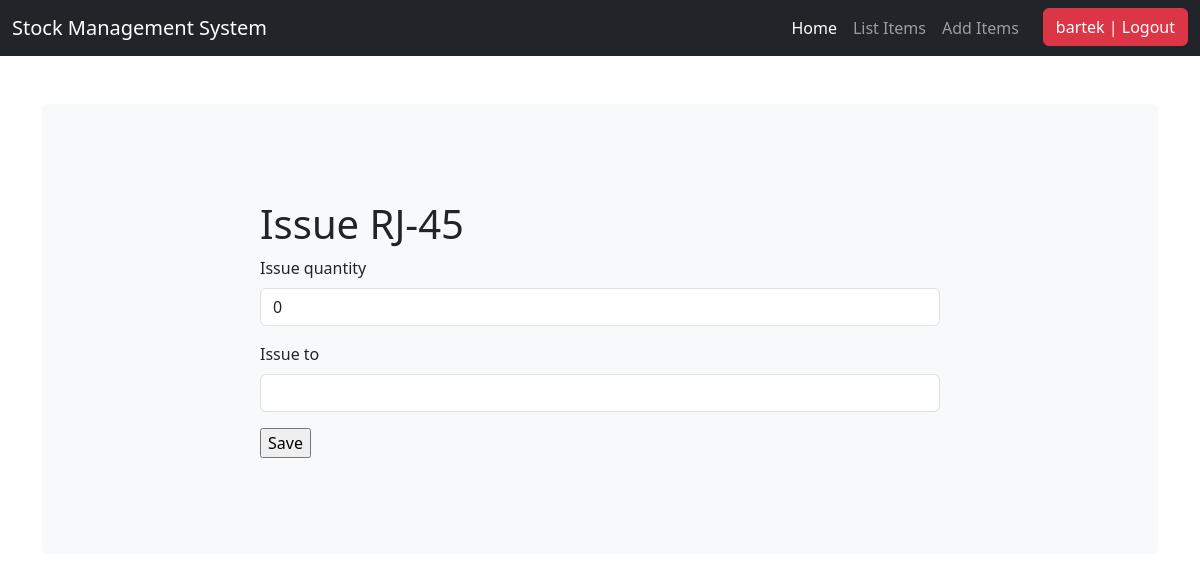
The app's page /issue_items/8/ (signed in), older data.
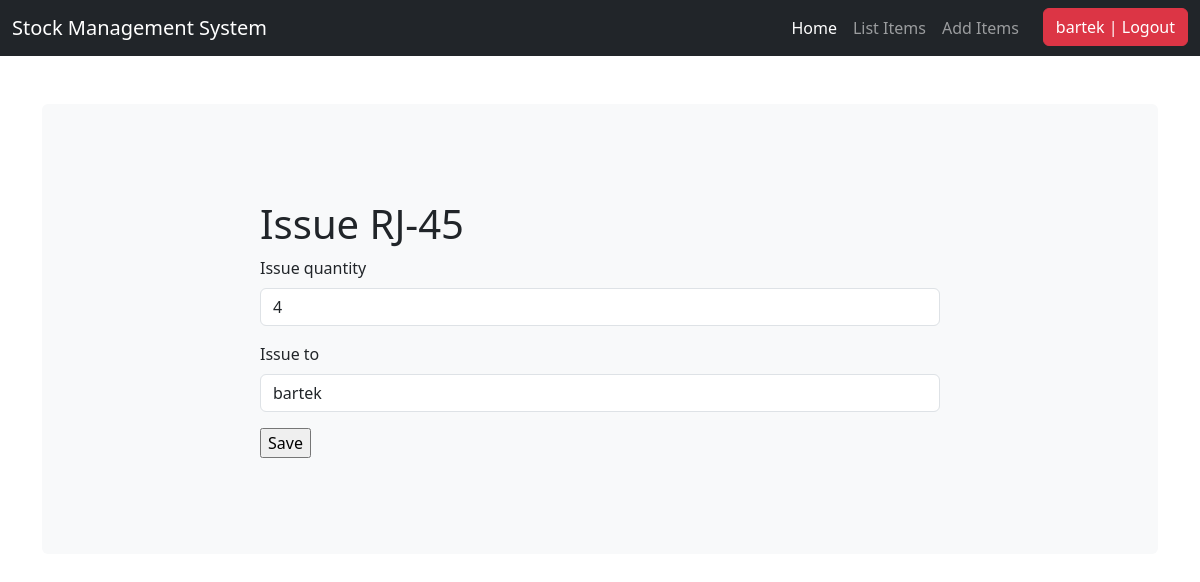
The same page, newer data.
### stockmg/models.py (models this page shows, shortened)
class Stock(models.Model):
    category = models.ForeignKey(Category, on_delete=models.CASCADE)
    item_name = models.CharField(max_length=50, blank=True, null=True)
    quantity = models.IntegerField(default='0', blank=False, null=True)
    receive_quantity = models.IntegerField(default='0', blank=True, null=True)
    receive_by = models.CharField(max_length=50, blank=True, null=True)
    issue_quantity = models.IntegerField(default='0', blank=True, null=True)
    issue_by = models.CharField(max_length=50, blank=True, null=True)
    issue_to = models.CharField(max_length=50, blank=True, null=True)
    phone_number = models.CharField(max_length=50, blank=True, null=True)
    created_by = models.CharField(max_length=50, blank=True, null=True)
    reorder_level = models.IntegerField(default='0', blank=True, null=True)
    last_updated = models.DateTimeField(auto_now_add=False, auto_now=True)
    timestamp = models.DateTimeField(auto_now_add=True, auto_now=False)

### stockmg/views.py (the view, shortened to what this page needs)
# urls.py: path('issue_items/<str:pk>/', views.issue_items, name="issue_items"),
def issue_items(request, pk):
    queryset = Stock.objects.get(id=pk)
    form = IssueForm(request.POST or None, instance=queryset)
    context = {
        "title": 'Issue ' + str(queryset.item_name),
        "queryset": queryset,
        "form": form,
        "username": 'Issue By: ' + str(request.user),
    }
    return render(request, "add_items.html", context)

### stockmg/forms.py
class IssueForm(forms.ModelForm):
    class Meta:
        model = Stock
        fields = ['issue_quantity', 'issue_to']

### stockmg/templates/add_items.html (shortened to what this page needs)
{% load static %}
{% load crispy_forms_tags %}
<!DOCTYPE html>
<html lang="en">
<head>
    <link href="https://cdn.jsdelivr.net/npm/bootstrap@5.3.0-alpha3/dist/css/bootstrap.min.css" rel="stylesheet"
>
    <link rel="stylesheet" href="{% static 'css/style.css' %}">
</head>
<body>
<main>
    {% include 'navbar.html' %}
    <div class="container my-5">
        <div class="bg-body-tertiary p-5 rounded">
            <div class="col-sm-8 py-5 mx-auto">
                <h1>{{ title }}</h1>
                <form method='POST' action=''>{% csrf_token %}
                    {{ form|crispy }}
                    <input type="submit" value='Save'/>
                </form>
            </div>
        </div>
    </div>
</main>
</body>
</html>

Row changes from the older to the newer data that the page shows:
changed Stock: issue_quantity "0" → "4"; issue_to (not shown) → "bartek"
